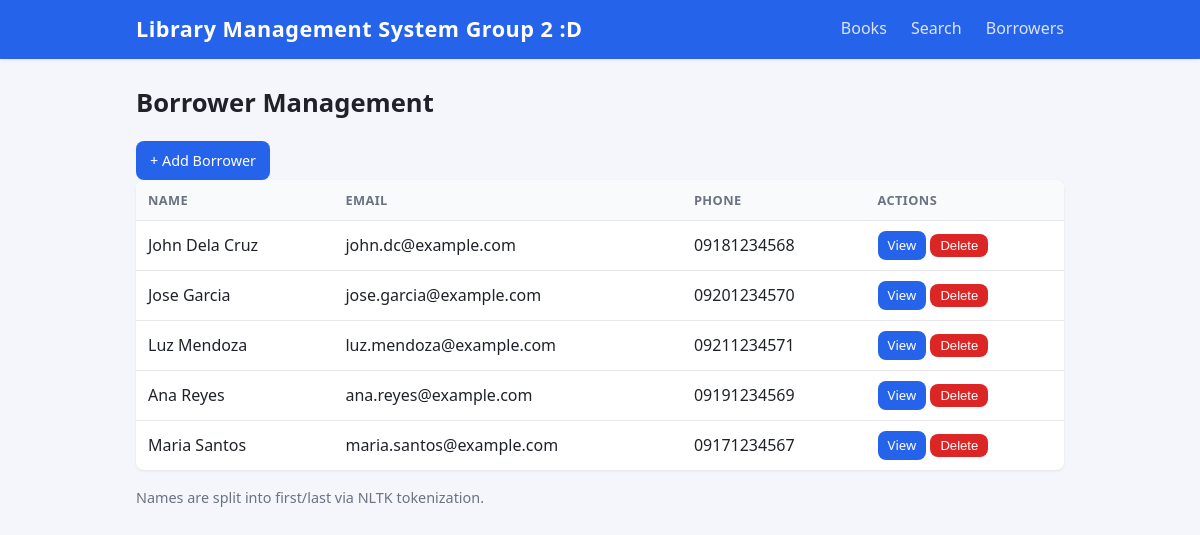
/borrowers, run on the app's committed database.
### models.py (models this page shows)
class Borrower(db.Model):
    __tablename__ = "borrowers"
    id = db.Column(db.Integer, primary_key=True)
    first_name = db.Column(db.String(100), nullable=False)
    last_name = db.Column(db.String(100), nullable=False)
    email = db.Column(db.String(200), unique=True, default="")
    phone = db.Column(db.String(11), default="")
    records = db.relationship("BorrowRecord", backref="borrower", cascade="all, delete-orphan")
    @property
    def full_name(self):
        return f"{self.first_name} {self.last_name}"

### app.py (the view)
@app.route("/borrowers")
def borrowers():
    return render_template("borrowers.html",
                           borrowers=Borrower.query.order_by(Borrower.last_name).all())

### templates/borrowers.html (shortened to what this page needs)
{% extends "base.html" %}
{% block content %}
<h1>Borrower Management</h1>
<a class="btn" href="{{ url_for('add_borrower') }}">+ Add Borrower</a>
<table>
  <thead>
    <tr><th>Name</th><th>Email</th><th>Phone</th><th>Actions</th></tr>
  </thead>
  <tbody>
    {% for borrower in borrowers %}
    <tr>
      <td>{{ borrower.full_name }}</td>
      <td>{{ borrower.email }}</td>
      <td>{{ borrower.phone }}</td>
      <td>
        <a class="btn small" href="{{ url_for('borrower_detail', borrower_id=borrower.id) }}">View</a>
        <form method="post" action="{{ url_for('delete_borrower', borrower_id=borrower.id) }}" style="display:inline">
          <button class="btn small danger" type="submit">Delete</button>
        </form>
      </td>
    </tr>
    {% endfor %}
  </tbody>
</table>
<p class="muted">Names are split into first/last via NLTK tokenization.</p>
{% endblock %}

### static/style.css (style rules this page uses)
:root { --bg: #f4f6fb; --surface: #ffffff; --text: #1f2329; --muted: #6b7280; --primary: #2563eb; --primary-dark: #1d4ed8; --danger: #dc2626; --border: #e5e7eb; --radius: 8px; --shadow: 0 1px 3px rgba(16, 24, 40, 0.08); }
* { box-sizing: border-box; }
body { margin: 0; font-family: system-ui, -apple-system, "Segoe UI", Roboto, Helvetica, Arial, sans-serif; background: var(--bg); color: var(--text); line-height: 1.6; }
h1 { margin-top: 0; font-size: 1.6rem; }
a { color: var(--primary); }
.muted { color: var(--muted); font-size: 0.9rem; }
.btn { display: inline-block; background: var(--primary); color: #fff; border: none; border-radius: var(--radius); padding: 8px 14px; font-size: 0.9rem; text-decoration: none; cursor: pointer; transition: background 0.15s ease; }
.btn.small { padding: 4px 10px; font-size: 0.82rem; }
.btn.danger { background: var(--danger); }
table { width: 100%; border-collapse: collapse; background: var(--surface); border-radius: var(--radius); overflow: hidden; box-shadow: var(--shadow); margin-bottom: 16px; }
th, td { text-align: left; padding: 10px 12px; border-bottom: 1px solid var(--border); }
th { background: #f9fafb; font-size: 0.8rem; text-transform: uppercase; letter-spacing: 0.4px; color: var(--muted); }
tbody tr:last-child td { border-bottom: none; }
form { margin-bottom: 20px; }

### data on the page
Borrower: full_name "John Dela Cruz", email "john.dc@example.com", phone "09181234568"
Borrower: full_name "Jose Garcia", email "jose.garcia@example.com", phone "09201234570"
Borrower: full_name "Luz Mendoza", email "luz.mendoza@example.com", phone "09211234571"
Borrower: full_name "Ana Reyes", email "ana.reyes@example.com", phone "09191234569"
Borrower: full_name "Maria Santos", email "maria.santos@example.com", phone "09171234567"
